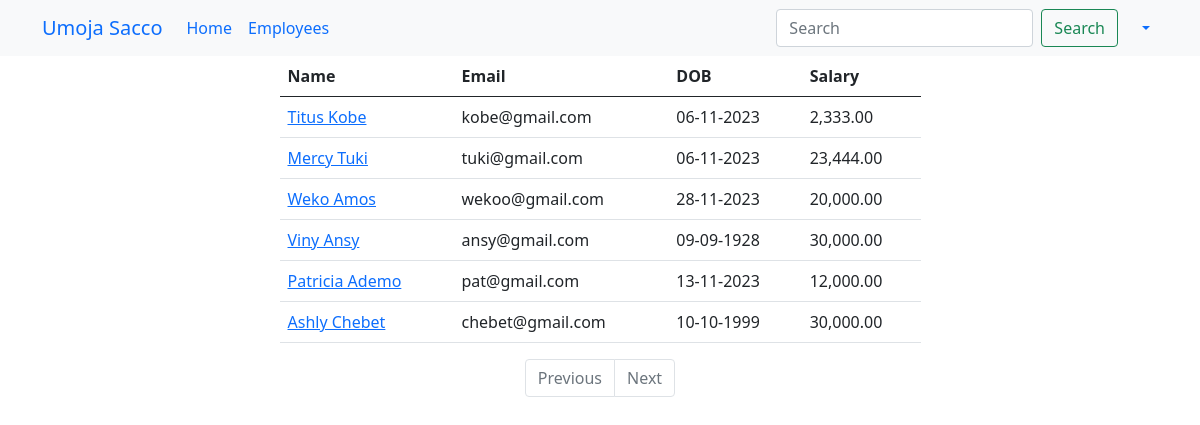
The page /employees (signed in) on the database as committed earlier.
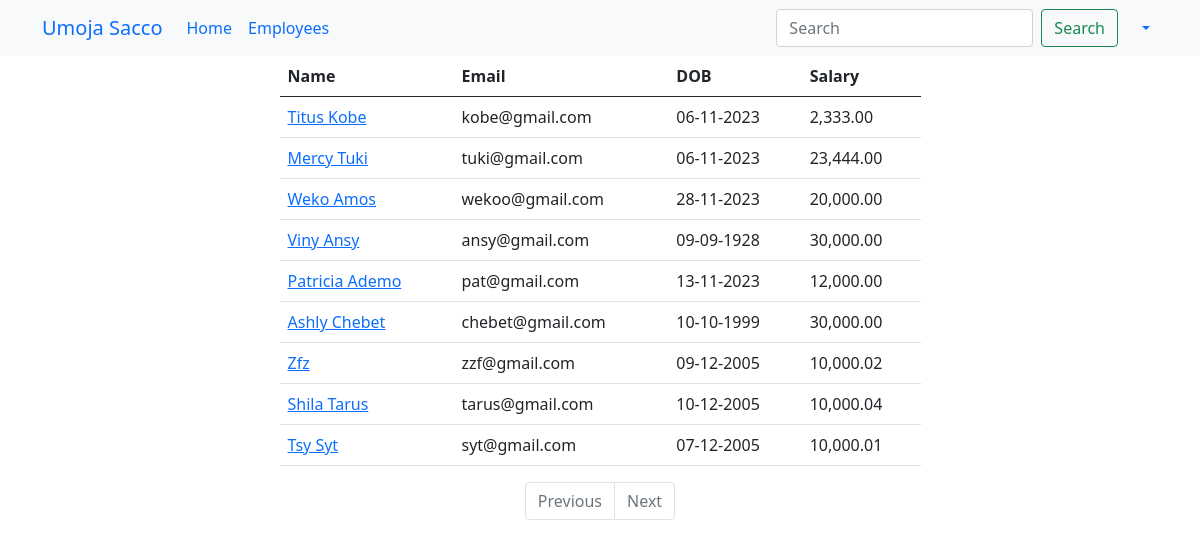
The same page on the database as committed later.
### main_app/models.py (models this page shows, shortened)
class Employee(models.Model):
    name = models.CharField(max_length=40)
    email = models.EmailField(unique=True)
    dob = models.DateField(null=True)
    salary = models.DecimalField(max_digits=7, decimal_places=2)  # 67000.58
    disabled = models.BooleanField(default=False)
    profile = models.ImageField(upload_to=unique_img_name, null=True, default="employees/employee.png")
    created_at = models.DateTimeField(auto_now_add=True, null=True)  # Once during creation
    updated_at = models.DateTimeField(auto_now=True, null=True)  # Every time an update happens

### main_app/views.py (the view)
# urls.py: path('employees', views.all_employees, name="all"),
@login_required
@permission_required('main_app.view_employee', raise_exception=True)
def all_employees(request):
    employees = Employee.objects.all()  # SELECT * FROM employees
    paginator = Paginator(employees, 20)
    page_number = request.GET.get("page")
    data = paginator.get_page(page_number)
    return render(request, "all_employees.html", {"employees": data})

### templates/all_employees.html (shortened to what this page needs)
{% extends 'base_template.html' %}
{% load humanize %}
{% block content %}
    {% include 'navbar.html' %}
    <div class="container">
        <div class="row justify-content-center">
            <div class="col-sm-7">
                <table class="table">
                    <thead>
                    <tr>
                        <th>Name</th>
                        <th>Email</th>
                        <th>DOB</th>
                        <th>Salary</th>
                    </tr>
                    </thead>
                    <tbody>
                    {% for employee in employees %}
                        <tr>
                            <td>
                                <a href="/employees/{{ employee.id }}">{{ employee.name | title }}</a>
                            </td>
                            <td>{{ employee.email }}</td>
                            <td>{{ employee.dob | date:'d-m-Y' }}</td>
                            <td>{{ employee.salary | intcomma }}</td>
                        </tr>
                    {% endfor %}
                    </tbody>
                </table>
                <nav aria-label="Page navigation example">
                    <ul class="pagination justify-content-center">
                        {% if employees.has_previous %}
                            <li class="page-item">
                                <a class="page-link" href='?page={{ employees.previous_page_number }}'>Previous</a>
                            </li>
                        {% else %}
                            <li class="page-item disabled">
                                <a class="page-link" href='' tabindex="-1" aria-disabled="True">Previous</a>
                            </li>
                        {% endif %}
                        {% if employees.has_next %}
                            <li class="page-item">
                                <a class="page-link" href='?page={{ employees.next_page_number }}'>Next</a>
                            </li>
                        {% else %}
                            <li class="page-item disabled">
                                <a class="page-link" href='' tabindex="-1" aria-disabled="True">Next</a>
                            </li>
                        {% endif %}
                    </ul>
                </nav>
            </div>
        </div>
    </div>
{% endblock %}

### templates/base_template.html (shortened to what this page needs)
<!doctype html>
<html lang="en">
<head>
    <link href="https://cdn.jsdelivr.net/npm/bootstrap@5.0.2/dist/css/bootstrap.min.css" rel="stylesheet"
>
</head>
<body>
{% block content %}
{% endblock %}
</body>
</html>

### templates/navbar.html (shortened to what this page needs)
<nav class="navbar sticky-top navbar-expand-lg bg-light">
    <div class="container">
        <a class="navbar-brand" href="{% url 'home' %}">Umoja Sacco</a>
        <div class="collapse navbar-collapse" id="navbarTogglerDemo02">
            <ul class="navbar-nav me-auto mb-2 mb-lg-0">
                <li class="nav-item">
                    <a class="nav-link {% if "/" == request.path %} active {% endif %}" aria-current="page"
                       href="{% url 'home' %}">Home</a>
                </li>
                <li class="nav-item">
                    <a class="nav-link {% if "/employees" == request.path %} active {% endif %}" href="{% url 'all' %}">Employees</a>
                </li>
            </ul>
            <form class="d-flex" role="search" method="get" action="{% url 'search' %}">
                <input class="form-control me-2" name="search_word" type="search" placeholder="Search"
                       aria-label="Search">
                <button class="btn btn-outline-success" type="submit">Search</button>
            </form>
            <ul class="navbar-nav ms-3 mb-2 mb-lg-0">
                <li class="nav-item dropdown">
                    <a class="nav-link dropdown-toggle" href="#" role="button" data-bs-toggle="dropdown">{{ user.first_name }}</a>
                </li>
            </ul>
        </div>
    </div>
</nav>

Rows that differ between the two databases and show on the page:
added Employee: name "Zfz", email "zzf@gmail.com", dob "09-12-2005", salary "10,000.02"
added Employee: name "Shila Tarus", email "tarus@gmail.com", dob "10-12-2005", salary "10,000.04"
added Employee: name "Tsy Syt", email "syt@gmail.com", dob "07-12-2005", salary "10,000.01"
